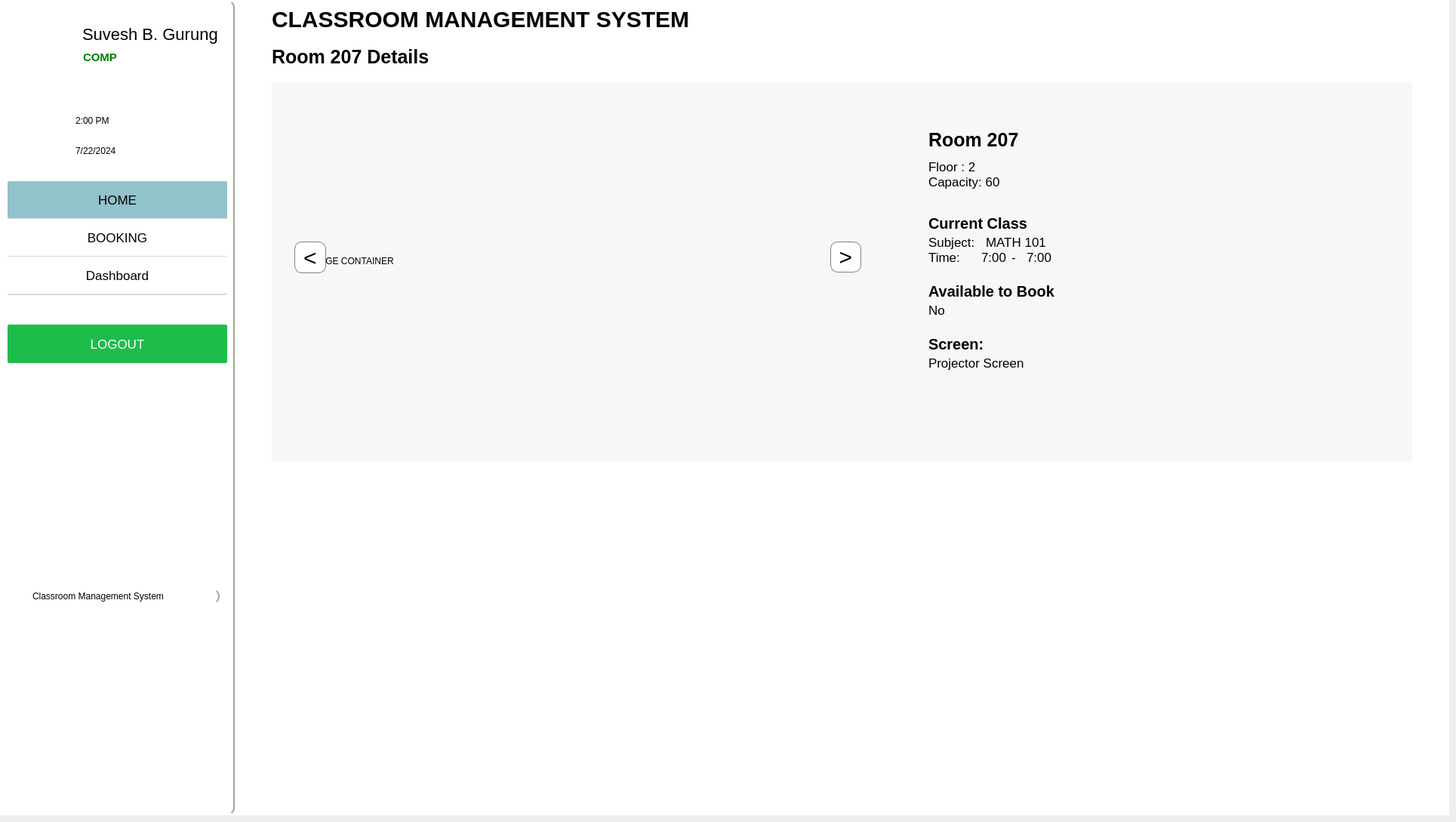
      <widget class="QWidget" name="room_207_page">
       <widget class="QFrame" name="frame_17">
        <property name="geometry">
         <rect>
          <x>0</x>
          <y>0</y>
          <width>1920</width>
          <height>1080</height>
         </rect>
        </property>
        <property name="styleSheet">
         <string notr="true">
background-color:white;
border:none;</string>
        </property>
        <property name="frameShape">
         <enum>QFrame::StyledPanel</enum>
        </property>
        <property name="frameShadow">
         <enum>QFrame::Raised</enum>
        </property>
        <widget class="QFrame" name="main_content_7">
         <property name="geometry">
          <rect>
           <x>320</x>
           <y>-10</y>
           <width>1591</width>
           <height>1080</height>
          </rect>
         </property>
         <property name="minimumSize">
          <size>
           <width>1541</width>
           <height>0</height>
          </size>
         </property>
         <property name="styleSheet">
          <string notr="true">
QFrame{
border-left:2px;

}</string>
         </property>
         <property name="frameShape">
          <enum>QFrame::StyledPanel</enum>
         </property>
         <property name="frameShadow">
          <enum>QFrame::Raised</enum>
         </property>
         <widget class="QFrame" name="header_8">
          <property name="geometry">
           <rect>
            <x>0</x>
            <y>10</y>
            <width>1581</width>
            <height>51</height>
           </rect>
          </property>
          <property name="frameShape">
           <enum>QFrame::StyledPanel</enum>
          </property>
          <property name="frameShadow">
           <enum>QFrame::Raised</enum>
          </property>
          <widget class="QLabel" name="label_22">
           <property name="geometry">
            <rect>
             <x>40</x>
             <y>0</y>
             <width>1161</width>
             <height>51</height>
            </rect>
           </property>
           <property name="styleSheet">
            <string notr="true">font-size:30px;
color:black;
font-weight:bold;</string>
           </property>
           <property name="text">
            <string>CLASSROOM MANAGEMENT SYSTEM</string>
           </property>
          </widget>
         </widget>
         <widget class="QFrame" name="room_info_5">
          <property name="geometry">
           <rect>
            <x>40</x>
            <y>120</y>
            <width>1511</width>
            <height>501</height>
           </rect>
          </property>
          <property name="styleSheet">
           <string notr="true">QFrame{
background-color:rgba(234, 234, 234,0.4);
}</string>
          </property>
          <property name="frameShape">
           <enum>QFrame::StyledPanel</enum>
          </property>
          <property name="frameShadow">
           <enum>QFrame::Raised</enum>
          </property>
          <widget class="QFrame" name="iamge_frame_5">
           <property name="geometry">
            <rect>
             <x>10</x>
             <y>10</y>
             <width>841</width>
             <height>471</height>
            </rect>
           </property>
           <property name="styleSheet">
            <string notr="true">color:black;
background:transparent;</string>
           </property>
           <property name="frameShape">
            <enum>QFrame::StyledPanel</enum>
           </property>
           <property name="frameShadow">
            <enum>QFrame::Raised</enum>
           </property>
           <widget class="QWidget" name="widget_5" native="true">
            <property name="geometry">
             <rect>
              <x>40</x>
              <y>20</y>
              <width>711</width>
              <height>411</height>
             </rect>
            </property>
            <widget class="QLabel" name="image_holder_5">
             <property name="geometry">
              <rect>
               <x>0</x>
               <y>0</y>
               <width>711</width>
               <height>411</height>
              </rect>
             </property>
             <property name="styleSheet">
              <string notr="true">background-color:transparent;</string>
             </property>
             <property name="text">
              <string>IMAGE CONTAINER</string>
             </property>
            </widget>
           </widget>
           <widget class="QPushButton" name="right_swipe_button_5">
            <property name="geometry">
             <rect>
              <x>730</x>
              <y>200</y>
              <width>41</width>
              <height>41</height>
             </rect>
            </property>
            <property name="styleSheet">
             <string notr="true">background-color:white;
border:1px solid grey;

border-radius: 10px;
max-width:40px;
max-height:40px;
font-size:30px;</string>
            </property>
            <property name="text">
             <string>&gt;</string>
            </property>
           </widget>
           <widget class="QPushButton" name="left_swipe_button_5">
            <property name="geometry">
             <rect>
              <x>20</x>
              <y>200</y>
              <width>42</width>
              <height>42</height>
             </rect>
            </property>
            <property name="styleSheet">
             <string notr="true">background-color:white;
border:1px solid grey;

border-radius: 10px;
max-width:40px;
max-height:40px;
font-size:30px;</string>
            </property>
            <property name="text">
             <string>&lt;</string>
            </property>
           </widget>
          </widget>
          <widget class="QFrame" name="room_details_info_5">
           <property name="geometry">
            <rect>
             <x>850</x>
             <y>30</y>
             <width>641</width>
             <height>471</height>
            </rect>
           </property>
           <property name="styleSheet">
            <string notr="true">background:transparent;</string>
           </property>
           <property name="frameShape">
            <enum>QFrame::StyledPanel</enum>
           </property>
           <property name="frameShadow">
            <enum>QFrame::Raised</enum>
           </property>
           <widget class="QLabel" name="room_number_9">
            <property name="geometry">
             <rect>
              <x>20</x>
              <y>30</y>
              <width>141</width>
              <height>31</height>
             </rect>
            </property>
            <property name="styleSheet">
             <string notr="true">color:black;
font-size:25px;
font-weight:bold;</string>
            </property>
            <property name="text">
             <string>Room 207</string>
            </property>
           </widget>
           <widget class="QLabel" name="Floor_5">
            <property name="geometry">
             <rect>
              <x>20</x>
              <y>70</y>
              <width>71</width>
              <height>21</height>
             </rect>
            </property>
            <property name="styleSheet">
             <string notr="true">color:black;
font-size:17px;</string>
            </property>
            <property name="text">
             <string>Floor : 2</string>
            </property>
           </widget>
           <widget class="QLabel" name="capacity_5">
            <property name="geometry">
             <rect>
              <x>20</x>
              <y>90</y>
              <width>101</width>
              <height>21</height>
             </rect>
            </property>
            <property name="styleSheet">
             <string notr="true">color:black;
font-size:17px;</string>
            </property>
            <property name="text">
             <string>Capacity: 60</string>
            </property>
           </widget>
           <widget class="QLabel" name="room_number_10">
            <property name="geometry">
             <rect>
              <x>20</x>
              <y>140</y>
              <width>171</width>
              <height>31</height>
             </rect>
            </property>
            <property name="styleSheet">
             <string notr="true">color:black;
font-size:20px;
font-weight:bold;</string>
            </property>
            <property name="text">
             <string>Current Class</string>
            </property>
           </widget>
           <widget class="QLabel" name="Subject_5">
            <property name="geometry">
             <rect>
              <x>20</x>
              <y>170</y>
              <width>71</width>
              <height>21</height>
             </rect>
            </property>
            <property name="styleSheet">
             <string notr="true">color:black;
font-size:17px;</string>
            </property>
            <property name="text">
             <string>Subject:</string>
            </property>
           </widget>
           <widget class="QLabel" name="Subject_name_5">
            <property name="geometry">
             <rect>
              <x>90</x>
              <y>170</y>
              <width>271</width>
              <height>21</height>
             </rect>
            </property>
            <property name="styleSheet">
             <string notr="true">color:black;
font-size:17px;
padding:2px;</string>
            </property>
            <property name="text">
             <string>MATH 101</string>
            </property>
           </widget>
           <widget class="QLabel" name="Time_5">
            <property name="geometry">
             <rect>
              <x>20</x>
              <y>190</y>
              <width>71</width>
              <height>21</height>
             </rect>
            </property>
            <property name="styleSheet">
             <string notr="true">color:black;
font-size:17px;</string>
            </property>
            <property name="text">
             <string>Time:</string>
            </property>
           </widget>
           <widget class="QLabel" name="start_time_5">
            <property name="geometry">
             <rect>
              <x>90</x>
              <y>190</y>
              <width>41</width>
              <height>21</height>
             </rect>
            </property>
            <property name="styleSheet">
             <string notr="true">color:black;
font-size:17px;</string>
            </property>
            <property name="text">
             <string>7:00 </string>
            </property>
           </widget>
           <widget class="QLabel" name="dash_5">
            <property name="geometry">
             <rect>
              <x>130</x>
              <y>190</y>
              <width>16</width>
              <height>21</height>
             </rect>
            </property>
            <property name="styleSheet">
             <string notr="true">color:black;
font-size:17px;</string>
            </property>
            <property name="text">
             <string>-</string>
            </property>
           </widget>
           <widget class="QLabel" name="end_time_5">
            <property name="geometry">
             <rect>
              <x>150</x>
              <y>190</y>
              <width>41</width>
              <height>21</height>
             </rect>
            </property>
            <property name="styleSheet">
             <string notr="true">color:black;
font-size:17px;</string>
            </property>
            <property name="text">
             <string>7:00 </string>
            </property>
           </widget>
           <widget class="QLabel" name="Available_5">
            <property name="geometry">
             <rect>
              <x>20</x>
              <y>230</y>
              <width>171</width>
              <height>31</height>
             </rect>
            </property>
            <property name="styleSheet">
             <string notr="true">color:black;
font-size:20px;
font-weight:bold;</string>
            </property>
            <property name="text">
             <string>Available to Book</string>
            </property>
           </widget>
           <widget class="QLabel" name="availability_status_5">
            <property name="geometry">
             <rect>
              <x>20</x>
              <y>260</y>
              <width>71</width>
              <height>21</height>
             </rect>
            </property>
            <property name="styleSheet">
             <string notr="true">color:black;
font-size:17px;</string>
            </property>
            <property name="text">
             <string>No</string>
            </property>
           </widget>
           <widget class="QLabel" name="screen_5">
            <property name="geometry">
             <rect>
              <x>20</x>
              <y>300</y>
              <width>171</width>
              <height>31</height>
             </rect>
            </property>
            <property name="styleSheet">
             <string notr="true">color:black;
font-size:20px;
font-weight:bold;</string>
            </property>
            <property name="text">
             <string>Screen:</string>
            </property>
           </widget>
           <widget class="QLabel" name="screentype_5">
            <property name="geometry">
             <rect>
              <x>20</x>
              <y>330</y>
              <width>131</width>
              <height>21</height>
             </rect>
            </property>
            <property name="styleSheet">
             <string notr="true">color:black;
font-size:17px;</string>
            </property>
            <property name="text">
             <string>Projector Screen</string>
            </property>
           </widget>
          </widget>
         </widget>
         <widget class="QLabel" name="room_name_5">
          <property name="geometry">
           <rect>
            <x>40</x>
            <y>60</y>
            <width>1161</width>
            <height>51</height>
           </rect>
          </property>
          <property name="styleSheet">
           <string notr="true">font-size:25px;
color:black;
font-weight:bold;</string>
          </property>
          <property name="text">
           <string>Room 207 Details</string>
          </property>
         </widget>
        </widget>
        <widget class="QFrame" name="sidebar_9">
         <property name="geometry">
          <rect>
           <x>0</x>
           <y>0</y>
           <width>311</width>
           <height>1080</height>
          </rect>
         </property>
         <property name="minimumSize">
          <size>
           <width>0</width>
           <height>0</height>
          </size>
         </property>
         <property name="styleSheet">
          <string notr="true">
background-color:white;
border:2.2px solid  rgb(162, 166, 143);
border-top:10px;
border-left:10px;
border-bottom:10px;
border-radius:10px;

</string>
         </property>
         <property name="frameShape">
          <enum>QFrame::StyledPanel</enum>
         </property>
         <property name="frameShadow">
          <enum>QFrame::Raised</enum>
         </property>
         <widget class="QFrame" name="frame_18">
          <property name="geometry">
           <rect>
            <x>10</x>
            <y>10</y>
            <width>291</width>
            <height>121</height>
           </rect>
          </property>
          <property name="styleSheet">
           <string notr="true">border:none;</string>
          </property>
          <property name="frameShape">
           <enum>QFrame::StyledPanel</enum>
          </property>
          <property name="frameShadow">
           <enum>QFrame::Raised</enum>
          </property>
          <widget class="QLabel" name="username_9">
           <property name="geometry">
            <rect>
             <x>99</x>
             <y>20</y>
             <width>201</width>
             <height>31</height>
            </rect>
           </property>
           <property name="styleSheet">
            <string notr="true">color:rgb(0, 0, 0);
font-size:22px;</string>
           </property>
           <property name="text">
            <string>Suvesh B. Gurung</string>
           </property>
          </widget>
          <widget class="QLabel" name="department_9">
           <property name="geometry">
            <rect>
             <x>100</x>
             <y>50</y>
             <width>191</width>
             <height>31</height>
            </rect>
           </property>
           <property name="styleSheet">
            <string notr="true">color:green;
font-weight:bold;
font-size:15px;</string>
           </property>
           <property name="text">
            <string>COMP</string>
           </property>
          </widget>
          <widget class="QLabel" name="label_23">
           <property name="geometry">
            <rect>
             <x>0</x>
             <y>0</y>
             <width>91</width>
             <height>91</height>
            </rect>
           </property>
           <property name="styleSheet">
            <string notr="true">
background-image: url(:/resource/assets/Cms.png);
</string>
           </property>
           <property name="text">
            <string/>
           </property>
           <property name="pixmap">
            <pixmap resource="resources.qrc">:/resource/assets/Cms.png</pixmap>
           </property>
           <property name="scaledContents">
            <bool>true</bool>
           </property>
          </widget>
         </widget>
         <widget class="QFrame" name="dynamic_time_8">
          <property name="geometry">
           <rect>
            <x>10</x>
            <y>130</y>
            <width>291</width>
            <height>121</height>
           </rect>
          </property>
          <property name="styleSheet">
           <string notr="true">border:none;</string>
          </property>
          <property name="frameShape">
           <enum>QFrame::StyledPanel</enum>
          </property>
          <property name="frameShadow">
           <enum>QFrame::Raised</enum>
          </property>
          <widget class="QLabel" name="time_8">
           <property name="geometry">
            <rect>
             <x>90</x>
             <y>20</y>
             <width>141</width>
             <height>20</height>
            </rect>
           </property>
           <property name="styleSheet">
            <string notr="true">QLabel{
color:black;
font-size:17px;
};</string>
           </property>
           <property name="text">
            <string>2:00 PM</string>
           </property>
          </widget>
          <widget class="QLabel" name="time_icon_8">
           <property name="geometry">
            <rect>
             <x>50</x>
             <y>20</y>
             <width>21</width>
             <height>21</height>
            </rect>
           </property>
           <property name="text">
            <string/>
           </property>
           <property name="pixmap">
            <pixmap resource="resources.qrc">:/resource/assets/clock.png</pixmap>
           </property>
           <property name="scaledContents">
            <bool>true</bool>
           </property>
          </widget>
          <widget class="QLabel" name="date_10">
           <property name="geometry">
            <rect>
             <x>90</x>
             <y>60</y>
             <width>141</width>
             <height>20</height>
            </rect>
           </property>
           <property name="styleSheet">
            <string notr="true">QLabel{
color:black;
font-size:17px;
};</string>
           </property>
           <property name="text">
            <string>7/22/2024</string>
           </property>
          </widget>
          <widget class="QLabel" name="date_icon_8">
           <property name="geometry">
            <rect>
             <x>50</x>
             <y>60</y>
             <width>21</width>
             <height>21</height>
            </rect>
           </property>
           <property name="text">
            <string/>
           </property>
           <property name="pixmap">
            <pixmap resource="resources.qrc">:/resource/assets/calendar.png</pixmap>
           </property>
           <property name="scaledContents">
            <bool>true</bool>
           </property>
          </widget>
         </widget>
         <widget class="QFrame" name="navigation_8">
          <property name="geometry">
           <rect>
            <x>10</x>
            <y>240</y>
            <width>291</width>
            <height>191</height>
           </rect>
          </property>
          <property name="styleSheet">
           <string notr="true">border:none;</string>
          </property>
          <property name="frameShape">
           <enum>QFrame::StyledPanel</enum>
          </property>
          <property name="frameShadow">
           <enum>QFrame::Raised</enum>
          </property>
          <widget class="QPushButton" name="home_10">
           <property name="geometry">
            <rect>
             <x>0</x>
             <y>0</y>
             <width>291</width>
             <height>51</height>
            </rect>
           </property>
           <property name="styleSheet">
            <string notr="true">QPushButton {
    background-color: rgb(146,194,204);
    font-size: 17px;
    color: black;
    border: none;
border-radius:2px;
    border-bottom: 2px solid rgb(221, 221, 221); /* Adds a bottom border */
}

QPushButton:hover {
    background-color: grey;
    color: white;
}
</string>
           </property>
           <property name="text">
            <string>HOME</string>
           </property>
          </widget>
          <widget class="QPushButton" name="booking_10">
           <property name="geometry">
            <rect>
             <x>0</x>
             <y>50</y>
             <width>291</width>
             <height>51</height>
            </rect>
           </property>
           <property name="styleSheet">
            <string notr="true">QPushButton {
    background-color: white;
    font-size: 17px;
    color: black;
    border: none;
border-radius:2px;
    border-bottom: 2px solid rgb(221, 221, 221); /* Adds a bottom border */
}

QPushButton:hover {
    background-color: grey;
    color: white;
}
</string>
           </property>
           <property name="text">
            <string>BOOKING</string>
           </property>
          </widget>
          <widget class="QPushButton" name="schedule_10">
           <property name="geometry">
            <rect>
             <x>0</x>
             <y>100</y>
             <width>291</width>
             <height>51</height>
            </rect>
           </property>
           <property name="styleSheet">
            <string notr="true">QPushButton {
    background-color: white;
    font-size: 17px;
    color: black;
    border: none;
border-radius:2px;
    border-bottom: 2px solid rgb(221, 221, 221); /* Adds a bottom border */
}

QPushButton:hover {
    background-color: grey;
    color: white;
}
</string>
           </property>
           <property name="text">
            <string>Dashboard</string>
           </property>
          </widget>
         </widget>
         <widget class="QFrame" name="log_8">
          <property name="geometry">
           <rect>
            <x>10</x>
            <y>430</y>
            <width>291</width>
            <height>191</height>
           </rect>
          </property>
          <property name="styleSheet">
           <string notr="true">border:none;</string>
          </property>
          <property name="frameShape">
           <enum>QFrame::StyledPanel</enum>
          </property>
          <property name="frameShadow">
           <enum>QFrame::Raised</enum>
          </property>
          <widget class="QPushButton" name="logout_button_10">
           <property name="geometry">
            <rect>
             <x>0</x>
             <y>0</y>
             <width>291</width>
             <height>51</height>
            </rect>
           </property>
           <property name="styleSheet">
            <string notr="true">

QPushButton {
background-color: rgb(30, 188, 75);
color:white;
border-radius:2px;
font-size:17px;
        }



QPushButton:hover {
          background-color: #0fa191;
			color:white;
        }</string>
           </property>
           <property name="text">
            <string>LOGOUT</string>
           </property>
          </widget>
         </widget>
         <widget class="QLabel" name="index_10">
          <property name="geometry">
           <rect>
            <x>40</x>
            <y>780</y>
            <width>251</width>
            <height>20</height>
           </rect>
          </property>
          <property name="styleSheet">
           <string notr="true">color: rgb(0, 0, 0);</string>
          </property>
          <property name="text">
           <string>Classroom Management System</string>
          </property>
         </widget>
        </widget>
       </widget>
      </widget>
